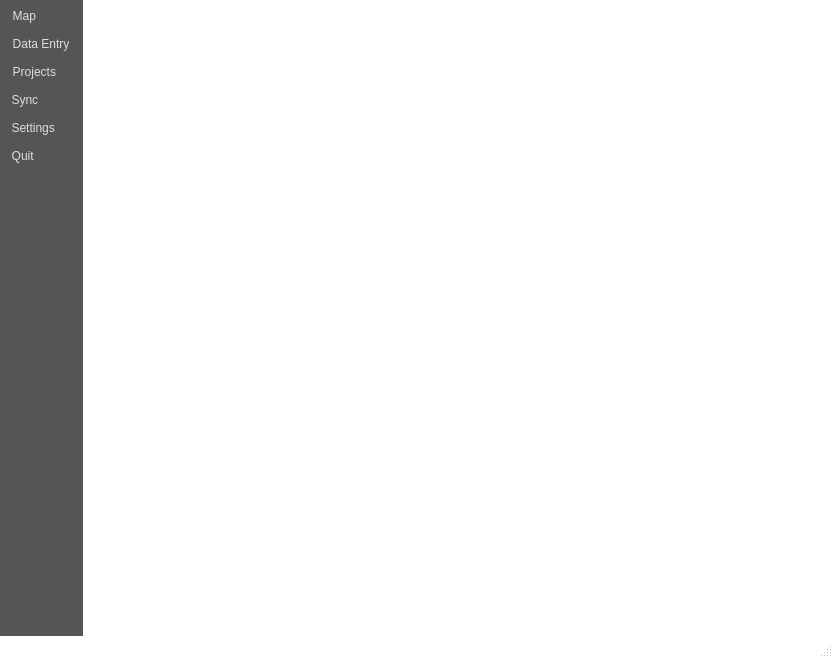
<?xml version="1.0" encoding="UTF-8"?>
<ui version="4.0">
 <class>MainWindow</class>
 <widget class="QMainWindow" name="MainWindow">
  <property name="geometry">
   <rect>
    <x>0</x>
    <y>0</y>
    <width>833</width>
    <height>658</height>
   </rect>
  </property>
  <property name="sizePolicy">
   <sizepolicy hsizetype="Preferred" vsizetype="Preferred">
    <horstretch>0</horstretch>
    <verstretch>0</verstretch>
   </sizepolicy>
  </property>
  <property name="windowTitle">
   <string>IntraMaps Roam: Moblie Data Collection</string>
  </property>
  <property name="windowIcon">
   <iconset resource="resources.qrc">
    <normaloff>:/branding/logo</normaloff>:/branding/logo</iconset>
  </property>
  <property name="windowOpacity">
   <double>1.000000000000000</double>
  </property>
  <property name="styleSheet">
   <string notr="true">        QStackedWidget QScrollArea {
             background-color: rgb(255, 255, 255);
        }		

		QToolButton { 
            padding: 4px;
            color: #4f4f4f;
         }

		QToolButton:hover { 
            padding: 4px;
            background-color: rgb(211, 228, 255);
         }
        
        QToolBar, QStatusBar {
			font: 75 14pt &quot;Calibri&quot;;
			background: white;
			border: none;
        }

		QStatusBar::item {
					border: none;
		}
        
        QCheckBox::indicator {
             width: 40px;
             height: 40px;
         }
        
        QLabel {
            color: #4f4f4f;
        }
        
        QPushButton { 
            border: 1px solid #e1e1e1;
             padding: 6px;
            color: #4f4f4f;
         }
        
        QPushButton:hover { 
            border: 1px solid #e1e1e1;
             padding: 6px;
            background-color: rgb(211, 228, 255);
         }
        
        QCheckBox {
            color: #4f4f4f;
        }
        
        QComboBox::drop-down {
            width: 30px;
        }
        
        QComboBox {
            border: 1px solid #d3d3d3;
        }

		 QComboBox::down-arrow {
    		 image: url(:icons/down);
 		}

	</string>
  </property>
  <property name="iconSize">
   <size>
    <width>32</width>
    <height>32</height>
   </size>
  </property>
  <widget class="QWidget" name="centralwidget">
   <layout class="QGridLayout" name="gridLayout">
    <property name="margin">
     <number>0</number>
    </property>
    <property name="spacing">
     <number>0</number>
    </property>
    <item row="0" column="0">
     <widget class="QStackedWidget" name="stackedWidget">
      <property name="styleSheet">
       <string notr="true">background-color: rgb(255, 255, 255);</string>
      </property>
      <property name="currentIndex">
       <number>0</number>
      </property>
      <widget class="QWidget" name="canvas_page">
       <property name="styleSheet">
        <string notr="true">background-color: rgb(255, 255, 255);</string>
       </property>
       <layout class="QVBoxLayout" name="verticalLayout_3">
        <property name="spacing">
         <number>0</number>
        </property>
        <property name="margin">
         <number>0</number>
        </property>
        <item>
         <widget class="QgsMapCanvas" name="canvas" native="true"/>
        </item>
       </layout>
      </widget>
      <widget class="QWidget" name="project_page">
       <property name="styleSheet">
        <string notr="true"/>
       </property>
       <layout class="QGridLayout" name="gridLayout_3">
        <property name="margin">
         <number>0</number>
        </property>
       </layout>
      </widget>
      <widget class="QWidget" name="settings_page">
       <property name="styleSheet">
        <string notr="true">background-color: rgb(255, 255, 255);</string>
       </property>
       <layout class="QGridLayout" name="gridLayout_4">
        <property name="margin">
         <number>0</number>
        </property>
       </layout>
      </widget>
      <widget class="QWidget" name="loadin_page">
       <property name="sizePolicy">
        <sizepolicy hsizetype="Ignored" vsizetype="Ignored">
         <horstretch>0</horstretch>
         <verstretch>0</verstretch>
        </sizepolicy>
       </property>
       <layout class="QVBoxLayout" name="verticalLayout">
        <item>
         <widget class="QLabel" name="projectimage">
          <property name="sizePolicy">
           <sizepolicy hsizetype="Expanding" vsizetype="Expanding">
            <horstretch>0</horstretch>
            <verstretch>0</verstretch>
           </sizepolicy>
          </property>
          <property name="text">
           <string/>
          </property>
          <property name="scaledContents">
           <bool>true</bool>
          </property>
          <property name="alignment">
           <set>Qt::AlignCenter</set>
          </property>
         </widget>
        </item>
        <item>
         <widget class="QLabel" name="projectloading_label">
          <property name="font">
           <font>
            <pointsize>32</pointsize>
           </font>
          </property>
          <property name="styleSheet">
           <string notr="true"/>
          </property>
          <property name="text">
           <string>Project {} Loading</string>
          </property>
          <property name="scaledContents">
           <bool>true</bool>
          </property>
          <property name="alignment">
           <set>Qt::AlignCenter</set>
          </property>
         </widget>
        </item>
        <item>
         <widget class="QLabel" name="label_2">
          <property name="font">
           <font>
            <pointsize>24</pointsize>
           </font>
          </property>
          <property name="text">
           <string>Please wait....</string>
          </property>
          <property name="scaledContents">
           <bool>true</bool>
          </property>
          <property name="alignment">
           <set>Qt::AlignCenter</set>
          </property>
         </widget>
        </item>
       </layout>
      </widget>
      <widget class="QWidget" name="widgetpage">
       <property name="styleSheet">
        <string notr="true">QWidget#widgetpage {
	background-color: rgb(255, 255, 255);
}</string>
       </property>
       <layout class="QGridLayout" name="gridLayout_5">
        <property name="leftMargin">
         <number>3</number>
        </property>
        <property name="topMargin">
         <number>0</number>
        </property>
        <property name="rightMargin">
         <number>3</number>
        </property>
        <property name="bottomMargin">
         <number>0</number>
        </property>
       </layout>
      </widget>
      <widget class="QWidget" name="syncpage">
       <layout class="QGridLayout" name="gridLayout_2">
        <property name="margin">
         <number>0</number>
        </property>
       </layout>
      </widget>
     </widget>
    </item>
   </layout>
  </widget>
  <widget class="QStatusBar" name="statusbar"/>
  <widget class="MenuToolbar" name="menutoolbar">
   <property name="contextMenuPolicy">
    <enum>Qt::PreventContextMenu</enum>
   </property>
   <property name="windowTitle">
    <string>sidetoolbar</string>
   </property>
   <property name="styleSheet">
    <string notr="true">QToolBar {
	background-color: rgb(85,85,85);
    padding: 0px;
}

QToolButton {
	color: rgb(221,221,219);
}

QToolButton:hover { 
	color: rgb(0,0,0);
}

QToolButton:checked { 
	color: rgb(91,147,194);
	padding-right: 0px;
	background-color: white;
}</string>
   </property>
   <property name="movable">
    <bool>false</bool>
   </property>
   <property name="iconSize">
    <size>
     <width>48</width>
     <height>48</height>
    </size>
   </property>
   <property name="toolButtonStyle">
    <enum>Qt::ToolButtonTextBesideIcon</enum>
   </property>
   <property name="floatable">
    <bool>false</bool>
   </property>
   <property name="page" stdset="0">
    <number>5</number>
   </property>
   <attribute name="toolBarArea">
    <enum>LeftToolBarArea</enum>
   </attribute>
   <attribute name="toolBarBreak">
    <bool>false</bool>
   </attribute>
   <addaction name="actionMap"/>
   <addaction name="actionDataEntry"/>
   <addaction name="actionProject"/>
   <addaction name="actionSync"/>
   <addaction name="actionSettings"/>
   <addaction name="actionQuit"/>
  </widget>
  <action name="actionMap">
   <property name="checkable">
    <bool>true</bool>
   </property>
   <property name="icon">
    <iconset resource="resources.qrc">
     <normaloff>:/icons/map</normaloff>:/icons/map</iconset>
   </property>
   <property name="text">
    <string>Map</string>
   </property>
   <property name="iconText">
    <string>Map          </string>
   </property>
   <property name="page" stdset="0">
    <number>0</number>
   </property>
  </action>
  <action name="actionProject">
   <property name="checkable">
    <bool>true</bool>
   </property>
   <property name="icon">
    <iconset resource="resources.qrc">
     <normaloff>:/icons/open</normaloff>:/icons/open</iconset>
   </property>
   <property name="text">
    <string>Projects</string>
   </property>
   <property name="iconText">
    <string>Projects    </string>
   </property>
   <property name="page" stdset="0">
    <number>1</number>
   </property>
  </action>
  <action name="actionSettings">
   <property name="checkable">
    <bool>true</bool>
   </property>
   <property name="icon">
    <iconset resource="resources.qrc">
     <normaloff>:/icons/config</normaloff>:/icons/config</iconset>
   </property>
   <property name="text">
    <string>Settings</string>
   </property>
   <property name="iconText">
    <string>Settings     </string>
   </property>
   <property name="page" stdset="0">
    <number>2</number>
   </property>
  </action>
  <action name="actionQuit">
   <property name="icon">
    <iconset resource="resources.qrc">
     <normaloff>:/icons/quit</normaloff>:/icons/quit</iconset>
   </property>
   <property name="text">
    <string>Quit</string>
   </property>
   <property name="iconText">
    <string>Quit           </string>
   </property>
  </action>
  <action name="actionHome">
   <property name="icon">
    <iconset resource="resources.qrc">
     <normaloff>:/icons/home</normaloff>:/icons/home</iconset>
   </property>
   <property name="text">
    <string>Home View</string>
   </property>
   <property name="toolTip">
    <string>Home View</string>
   </property>
  </action>
  <action name="actionPan">
   <property name="checkable">
    <bool>true</bool>
   </property>
   <property name="icon">
    <iconset resource="resources.qrc">
     <normaloff>:/icons/pan</normaloff>:/icons/pan</iconset>
   </property>
   <property name="text">
    <string>Pan</string>
   </property>
  </action>
  <action name="actionZoom_In">
   <property name="checkable">
    <bool>true</bool>
   </property>
   <property name="icon">
    <iconset resource="resources.qrc">
     <normaloff>:/icons/in</normaloff>:/icons/in</iconset>
   </property>
   <property name="text">
    <string>Zoom In</string>
   </property>
  </action>
  <action name="actionZoom_Out">
   <property name="checkable">
    <bool>true</bool>
   </property>
   <property name="icon">
    <iconset resource="resources.qrc">
     <normaloff>:/icons/out</normaloff>:/icons/out</iconset>
   </property>
   <property name="text">
    <string>Zoom Out</string>
   </property>
  </action>
  <action name="actionRaster">
   <property name="icon">
    <iconset resource="resources.qrc">
     <normaloff>:/icons/photo</normaloff>:/icons/photo</iconset>
   </property>
   <property name="text">
    <string>Aerial Photo</string>
   </property>
  </action>
  <action name="actionEdit_Tools">
   <property name="checkable">
    <bool>true</bool>
   </property>
   <property name="icon">
    <iconset>
     <normaloff>:/icons/edittools</normaloff>:/icons/edittools</iconset>
   </property>
   <property name="text">
    <string>Edit Tools</string>
   </property>
  </action>
  <action name="actionEdit_Attributes">
   <property name="checkable">
    <bool>true</bool>
   </property>
   <property name="icon">
    <iconset resource="resources.qrc">
     <normaloff>:/icons/edit</normaloff>:/icons/edit</iconset>
   </property>
   <property name="text">
    <string>Edit Attributes</string>
   </property>
  </action>
  <action name="actionEnable_GPS">
   <property name="icon">
    <iconset resource="resources.qrc">
     <normaloff>:/icons/gps</normaloff>:/icons/gps</iconset>
   </property>
   <property name="text">
    <string>Enable GPS</string>
   </property>
  </action>
  <action name="actionSync">
   <property name="checkable">
    <bool>true</bool>
   </property>
   <property name="icon">
    <iconset resource="resources.qrc">
     <normaloff>:/icons/sync</normaloff>:/icons/sync</iconset>
   </property>
   <property name="text">
    <string>Sync     </string>
   </property>
   <property name="iconText">
    <string>Sync          </string>
   </property>
   <property name="page" stdset="0">
    <number>5</number>
   </property>
  </action>
  <action name="actionMove">
   <property name="checkable">
    <bool>true</bool>
   </property>
   <property name="icon">
    <iconset resource="resources.qrc">
     <normaloff>:/icons/move</normaloff>:/icons/move</iconset>
   </property>
   <property name="text">
    <string>Move Feature</string>
   </property>
  </action>
  <action name="actionGPSFeature">
   <property name="icon">
    <iconset resource="resources.qrc">
     <normaloff>:/icons/gpsadd</normaloff>:/icons/gpsadd</iconset>
   </property>
   <property name="text">
    <string>Capture at GPS</string>
   </property>
   <property name="toolTip">
    <string>Capture at GPS</string>
   </property>
  </action>
  <action name="actionDataEntry">
   <property name="checkable">
    <bool>true</bool>
   </property>
   <property name="icon">
    <iconset resource="resources.qrc">
     <normaloff>:/icons/dataentry</normaloff>:/icons/dataentry</iconset>
   </property>
   <property name="text">
    <string>Data Entry</string>
   </property>
   <property name="iconText">
    <string>Data Entry</string>
   </property>
   <property name="page" stdset="0">
    <number>4</number>
   </property>
  </action>
  <action name="actionInfo">
   <property name="checkable">
    <bool>true</bool>
   </property>
   <property name="icon">
    <iconset resource="resources.qrc">
     <normaloff>:/icons/info</normaloff>:/icons/info</iconset>
   </property>
   <property name="text">
    <string>Select</string>
   </property>
  </action>
 </widget>
 <customwidgets>
  <customwidget>
   <class>QgsMapCanvas</class>
   <extends>QWidget</extends>
   <header>qgis.gui</header>
   <container>1</container>
  </customwidget>
  <customwidget>
   <class>MenuToolbar</class>
   <extends>QToolBar</extends>
   <header>roam.gui</header>
  </customwidget>
 </customwidgets>
 <resources>
  <include location="resources.qrc"/>
 </resources>
 <connections/>
</ui>
